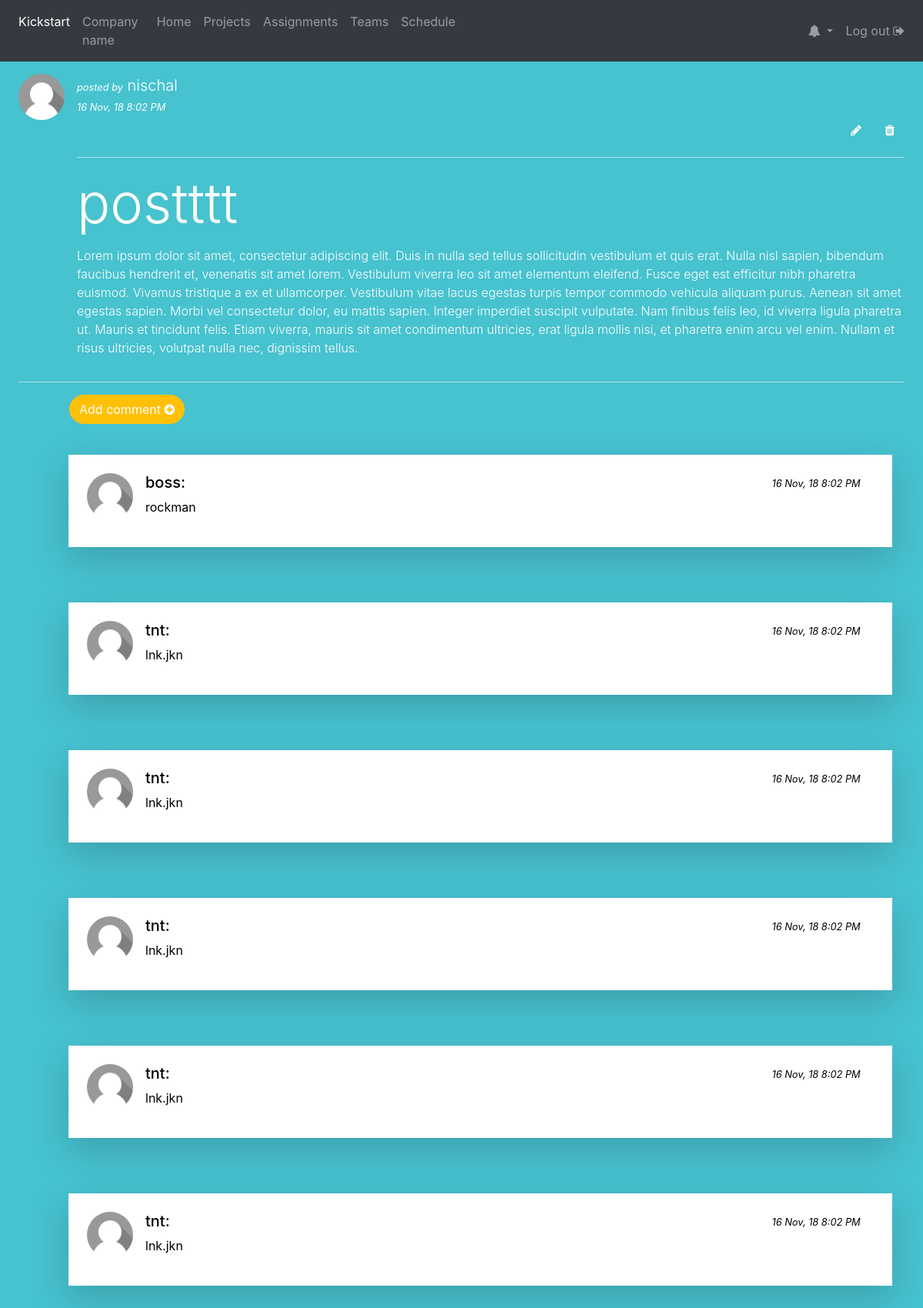
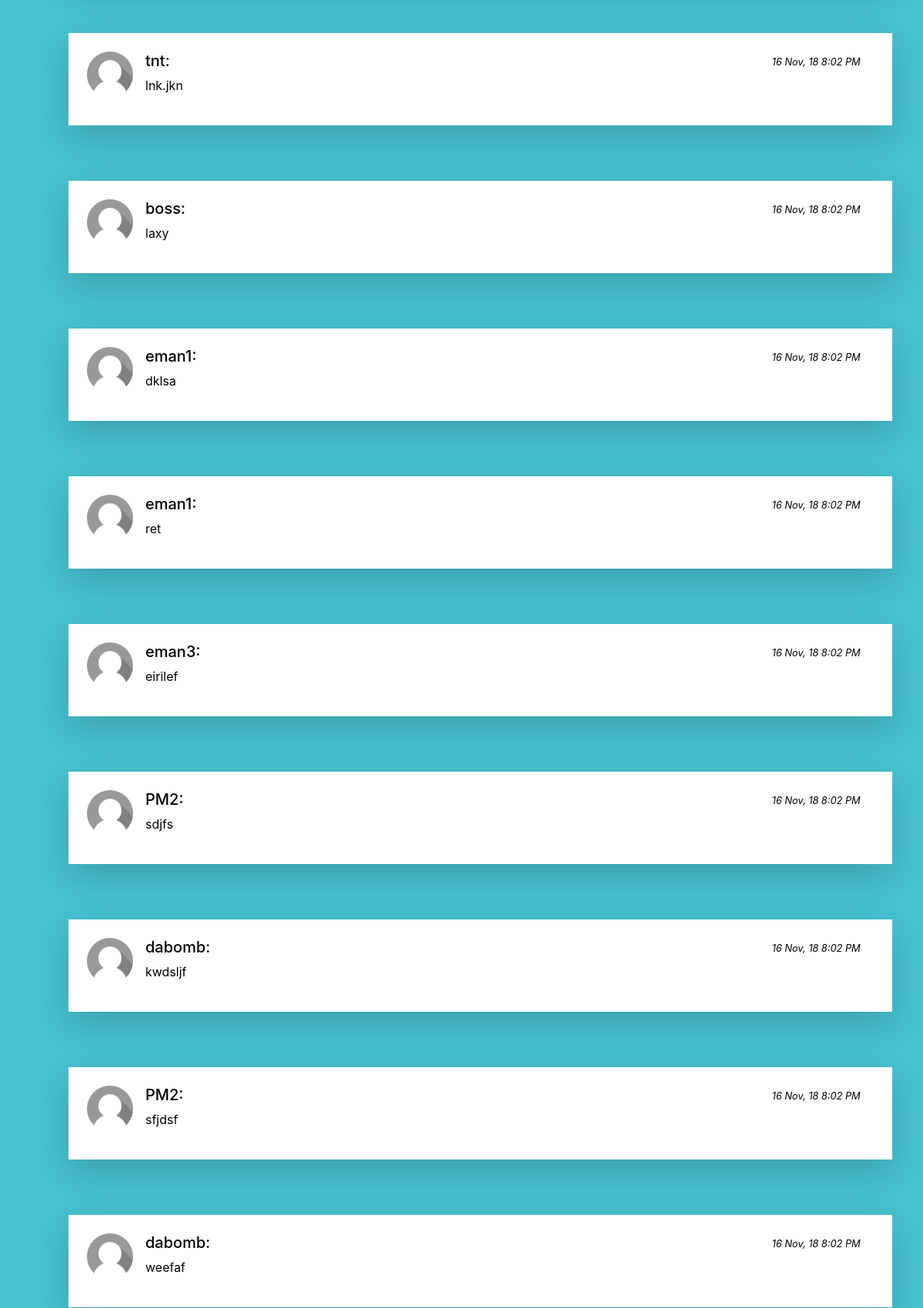
/blog/post/6/ (upper part), run on the app's committed database (2 pictures, top to bottom).
### blog/models.py (models this page shows, shortened)
class post(models.Model):
    title = models.CharField(max_length=200)
    content = models.TextField()
    timestamp = models.DateTimeField(auto_now_add=True)
    author = models.ForeignKey(User, on_delete=models.SET_NULL, null=True)

class comment(models.Model):
    post = models.ForeignKey(post, on_delete=models.CASCADE,default='')
    content = models.CharField(max_length=1000)
    timestamp = models.DateTimeField(auto_now_add=True)
    author = models.ForeignKey(User, on_delete=models.SET_NULL, null=True)

### blog/views.py (the view)
# urls.py: path('post/<int:pk>/', views.details, name='details'),
def details(request, pk):
    posts = get_object_or_404(post,id=pk)
    comments = comment.objects.filter(post=posts)
    posts_dict_details = {'posts':posts, 'allcomments': comments}
    return render(request, 'blog/details.html', posts_dict_details)

### templates/blog/details.html
{% extends 'blog/base.html' %}
{% load  staticfiles %}
{% block body %}
    <br><br><br>
    <div class="shadow-lg p-4 mb-4" style="padding: 30px;background-color: #47c2cf;color:white;">
        <div class="media">
            <img src="{% static 'images/default.png' %}" class="align-self-start mr-3 rounded-circle"
                 style="width:60px">
            <div class="media-body">
                <span class="font-italic"><small> posted by</small></span><span
                        class="lead"> {{ posts.author }} </span><br><span class="font-italic"><small>
                    {{ posts.timestamp|date:"d M, y  g:i A" }}</small></span>
                <p class="text-right">
                <a class="btn btn-default" href="{% url 'editpost' pk=posts.pk %}"><span
                        class="fa fa-pencil"></span></a>
                <a class="btn btn-default" href="{% url 'deletepost' pk=posts.pk %}"><span
                        class="fa fa-trash"></span></a>
                </p>
                <hr style="border-color: #ffffff94">
                <h1 class="display-3">{{ posts.title }}</h1>
                <p class="font-weight-light" style="padding-top: 5px;">{{ posts.content }}</p>
            </div>
        </div>
        <hr style="border-color: #ffffff94">
        <p class="text-left" style="margin-left: 66px;">
            <a href="{% url 'add-comment' pk=posts.pk %}" class="btn btn-warning" role="button"
               style="border-radius: 20px;color: white;">Add
                comment <span class="fa fa-plus-circle"></span></a>
        </p>
    <br>
        {% for comment in allcomments %}
            <div class="shadow-lg p-4 mb-4" style="background-color: white;color:black;width: 93%;margin-left: 65px;">
            <div class="media">
                 <img src="{% static 'images/default.png' %}" class="align-self-start mr-3 rounded-circle"
                         style="width:60px">
                <div class="media-body">
                <div class="row">
                    <div class="col-lg-10">
                        <h5>{{ comment.author }}:</h5>
                        <p class="font-weight-normal">{{ comment.content }}</p>
                    </div>
                    <div class="col-lg-2">
                        <span class="font-italic"><small>
                    {{ posts.timestamp|date:"d M, y  g:i A" }}</small></span>
                    </div>
                </div>
            </div>
            </div>
            </div>
            <br><br>
        {% endfor %}
    </div>
{% endblock %}

### templates/blog/base.html (style rules this page uses)
a, a:hover { color: white; text-decoration: none; }

### data on the page
post: author "nischal", timestamp "16 Nov, 18 8:02 PM", title "postttt", content "Lorem ipsum dolor sit amet, consectetur adipiscing elit. Duis in nulla sed tellus sollicitudin vestibulum et quis erat. Nulla nisl sapien, bibendum faucibus hendrerit et, venenatis sit amet lorem. Vestibulum viverra leo sit amet elementum eleifend. Fusce eget est efficitur nibh pharetra euismod. Vivamus tristique a ex et ullamcorper. Vestibulum vitae lacus egestas turpis tempor commodo vehicula aliquam purus. Aenean sit amet egestas sapien. Morbi vel consectetur dolor, eu mattis sapien. Integer imperdiet suscipit vulputate. Nam finibus felis leo, id viverra ligula pharetra ut. Mauris et tincidunt felis. Etiam viverra, mauris sit amet condimentum ultricies, erat ligula mollis nisi, et…"
comment: author "boss", content "rockman"
comment: author "tnt", content "lnk.jkn"
comment: author "tnt", content "lnk.jkn"
comment: author "tnt", content "lnk.jkn"
comment: author "tnt", content "lnk.jkn"
comment: author "tnt", content "lnk.jkn"
comment: author "tnt", content "lnk.jkn"
comment: author "boss", content "laxy"
comment: author "eman1", content "dklsa"
comment: author "eman1", content "ret"
comment: author "eman3", content "eirilef"
comment: author "PM2", content "sdjfs"
comment: author "dabomb", content "kwdsljf"
comment: author "PM2", content "sfjdsf"
comment: author "dabomb", content "weefaf"
